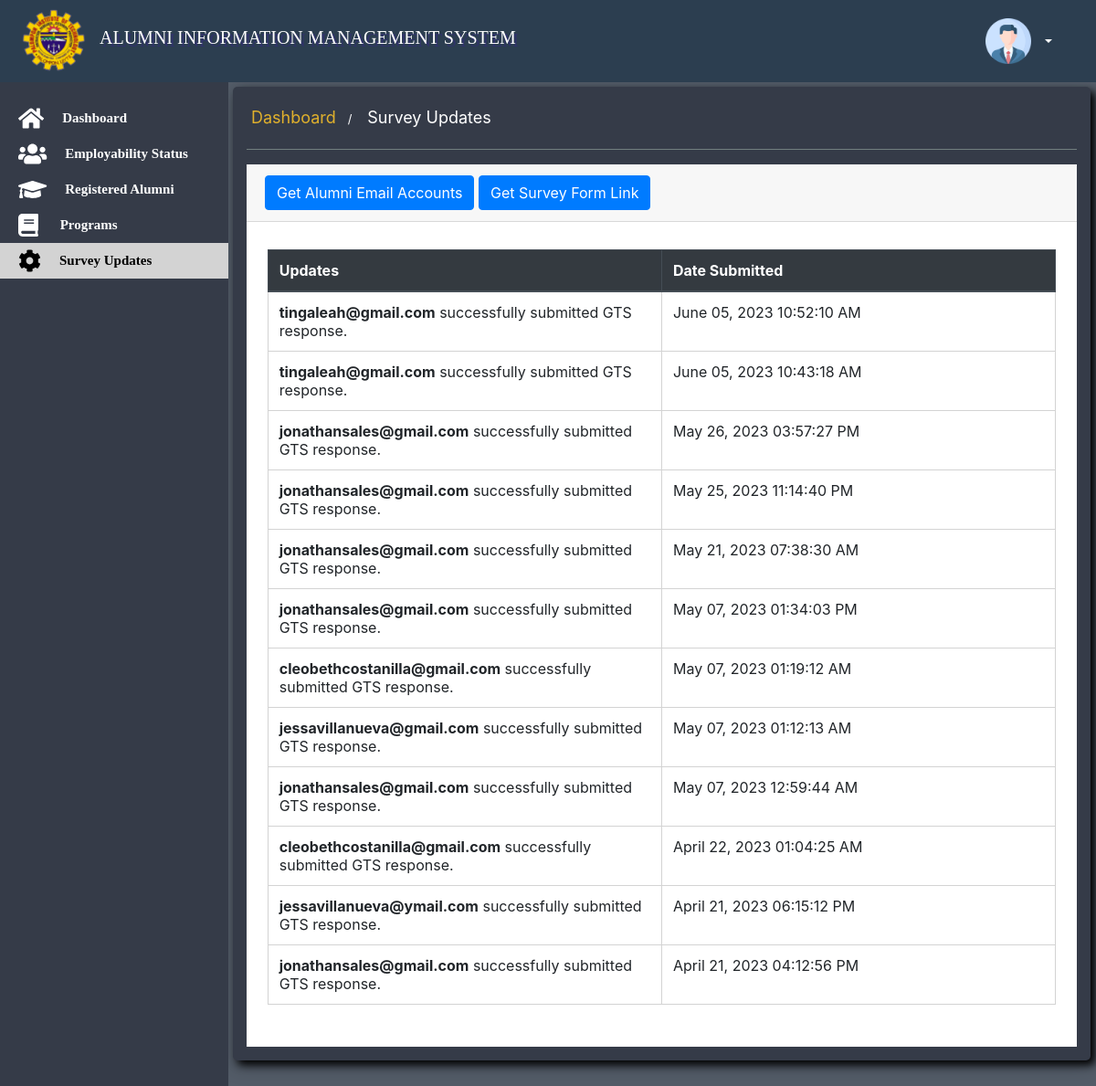
Screenshot of /manage.php (signed in) with the database file from the repository.
### tables this page shows
CREATE TABLE `submit_ats` (
  `ID` int(255) NOT NULL,
  `EMAIL` varchar(255) NOT NULL,
  `DATE_SUBMITED` varchar(255) NOT NULL
);

### manage.php (the view, shortened to what this page needs)
<?php
      require "connection.php";
     if(isset($_SESSION['username'], $_SESSION['password'])) {
 ?>
<html>
<head>
</head>
<body>
<?php include "header.php"; ?>
<div class="containerr">
<?php include "sidebar.php";
 ?>
<div class="contentt">
<div class="welcome">
<ul class="breadcrumb">
  <li><a href="#">Dashboard</a></li>
  <li><a href="#" style="color:white;">Survey Updates</a></li>
</ul>
		<hr>
</div>
<div class="eventtable">
<div class="card-header" style="text-align: left;">
							<span><a class="btn btn-primary" data-toggle="modal" data-target="#getemailmodal" style="color: white;">
						Get Alumni Email Accounts
					</a></span>
          <span><a class="btn btn-primary" data-toggle="modal" data-target="#getlinkmodal" style="color: white;">
						Get Survey Form Link
					</a></span>
</div>
<div class="con">
				<table class="table">
				<colgroup>
					<col width="50%">
					<col width="50%">
				</colgroup>
				  <thead class="thead-dark">
				    <tr>
				      <th scope="col">Updates</th>
				      <th scope="col">Date Submitted</th>
				    </tr>
				  </thead>
				  <tbody>
<?php
$query = "SELECT * FROM submit_ats ORDER BY ID DESC LIMIT 100";
$result = mysqli_query($con, $query);
	while($row =mysqli_fetch_assoc($result)){ ?>
			  	    <tr>
				      <td class="title"><b><?php echo $row['EMAIL'];?></b> successfully submitted GTS response.</td>
				      <td class="program"><?php echo $row['DATE_SUBMITED']; ?></td>
				    </tr>
<?php
		}
?>	  </tbody>
				</table>
			</div>
</div>
</div>
</div>
</body>
</html>
<?php
}else {
    header("location:login.php");
    exit;
    }
?>

### csstyle.css (style rules this page uses)
* { margin: 0; padding: 0; }
body { background-repeat: no-repeat; background-size: cover; background-color:#535c68; position: static; }
.containerr { width: 100%; padding: 90px 0; background-color: transparent; display: flex; }
.contentt { width: 98%; border-radius: 5px; margin-top:5px; margin-left:295px; margin-right:.5%; margin-bottom: 100px; background-color:#353b48; box-shadow: 5px 5px 10px 0 rgba(0,0,0.3),0 7px 21px 0 rgba(0,0,0,0.20); padding: 20px; display: flex; align-items: center; text-align: center; justify-content: center; flex-direction: column; }
.eventtable { width: 100%; background-color: #ffffff; display: flex; flex-direction: column; }
.con { width: 95%; margin: 30px auto; }
th,td { border: .5px solid lightgray; }
tr:hover td,th { background-color: lightgray; border: .5px solid white; }
.breadcrumb { list-style-type: none; padding: 10px 16px; text-align: center; margin: 0; padding: 0; background-color:transparent; }
.breadcrumb li { display: inline-block; font-size: 13px; width: auto; }
.breadcrumb li+ li:before { padding: 8px; color: white; width: auto; content: "/\00a0"; }
.breadcrumb li a { color: #e1b12c; text-decoration: none; width: auto; font-size: 18px; display: inline-block; }
.welcome { width: 100%; text-align: left; }
hr { width: 100%; background: #7f8c8d; }
@media screen and (max-width: 1600px) { .contentt { margin-left: 255px; padding: 15px; } }

### header.php (style rules this page uses)
li { width: 100%; list-style: none; }
li a { text-decoration: none; color: black; font-size: 12px; align-items: center; display: flex; padding: 5px; }

### sidebar.php (style rules this page uses)
li { width: 100%; }

### rows the page displays
submit_ats: EMAIL "tingaleah@gmail.com", DATE_SUBMITED "June 05, 2023 10:52:10 AM"
submit_ats: EMAIL "tingaleah@gmail.com", DATE_SUBMITED "June 05, 2023 10:43:18 AM"
submit_ats: EMAIL "jonathansales@gmail.com", DATE_SUBMITED "May 26, 2023 03:57:27 PM"
submit_ats: EMAIL "jonathansales@gmail.com", DATE_SUBMITED "May 25, 2023 11:14:40 PM"
submit_ats: EMAIL "jonathansales@gmail.com", DATE_SUBMITED "May 21, 2023 07:38:30 AM"
submit_ats: EMAIL "jonathansales@gmail.com", DATE_SUBMITED "May 07, 2023 01:34:03 PM"
submit_ats: EMAIL "cleobethcostanilla@gmail.com", DATE_SUBMITED "May 07, 2023 01:19:12 AM"
submit_ats: EMAIL "jessavillanueva@gmail.com", DATE_SUBMITED "May 07, 2023 01:12:13 AM"
submit_ats: EMAIL "jonathansales@gmail.com", DATE_SUBMITED "May 07, 2023 12:59:44 AM"
submit_ats: EMAIL "cleobethcostanilla@gmail.com", DATE_SUBMITED "April 22, 2023 01:04:25 AM"
submit_ats: EMAIL "jessavillanueva@ymail.com", DATE_SUBMITED "April 21, 2023 06:15:12 PM"
submit_ats: EMAIL "jonathansales@gmail.com", DATE_SUBMITED "April 21, 2023 04:12:56 PM"
